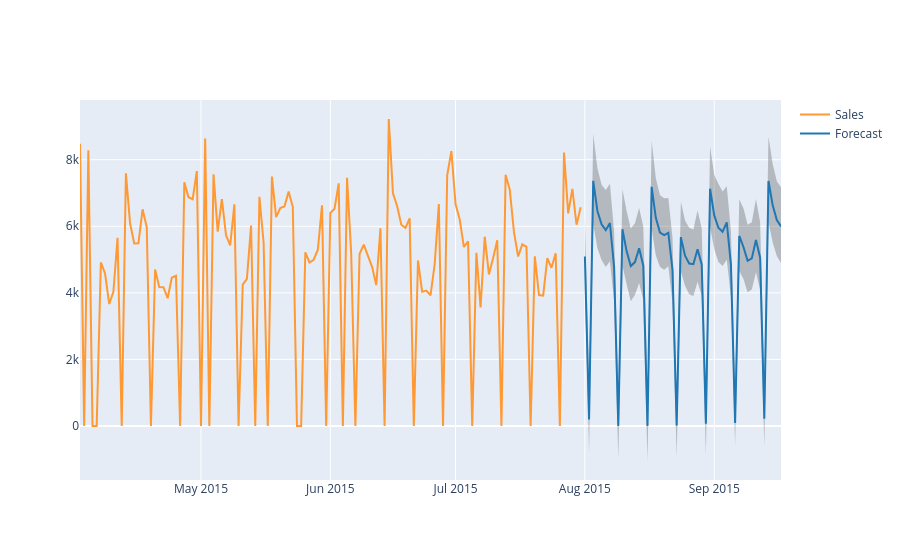

Notebook cell for this chart:
### Code cell
from hana_ml.visualizers.visualizer_base import forecast_line_plot
forecast_line_plot(pred_data=pred_hdfplot.filter('"Store" = \'10\'').drop('Store'), confidence=('LOWER_95%PI', 'UPPER_95%PI'),
                   actual_data=data_hdf.select('Store', 'DATE', 'Sales').filter('"Store" = \'99\' and DATE > TO_DATE(\'2015-04-01\')').drop('Store'))
